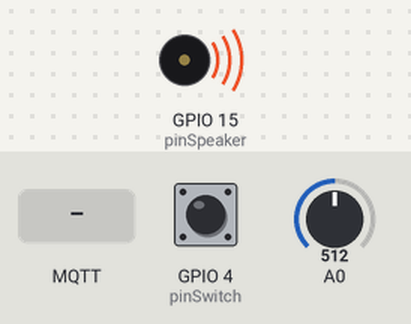
The sketch below on a simulated ESP8266 (NodeMCU). Parts: buzzer (waves = sounding). The test bench sets the inputs (shaded band); at power-on: GPIO 4 (pinSwitch) LOW, A0 = 512. WiFi joins after 1.5 s; servers stay silent unless stated; random numbers use the default seed unless the sketch sets one; no MQTT or app messages arrive unless stated; not simulated (calls return 0 or success): secret.h; names the files do not define were given values by the test bench: mqtt_port = 1883; what the sketch prints to the serial monitor is not drawn.

Above: at 2.7 s.
2.8 s: MQTT message "1" arrives on the first subscribed topic
At 4.26 s:
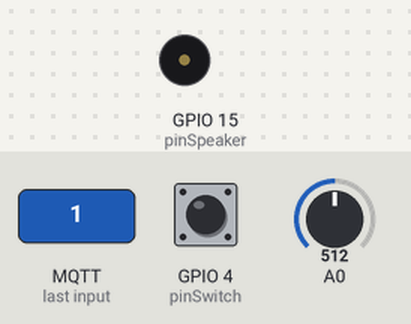
5.8 s: MQTT message "on" arrives on the first subscribed topic
8.8 s: MQTT message "off" arrives on the first subscribed topic
Timing chart, 0 to 17.8 s (numbered marks = the images above; inputs shaded):
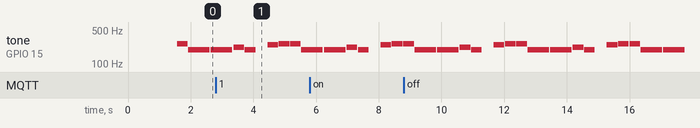

The sketch:

potentiomener_mqqt.ino
```cpp
#include <ESP8266WiFi.h>
#include <PubSubClient.h>
#include <ArduinoJson.h>
#include "secret.h"
#include "music.h"

# define DEBUG 0

WiFiClient espClient;
PubSubClient client(espClient);

const int pinKnob = 0;
const int pinSwitch = 4;
const int pinSpeaker = 15;

const int pinsVolumes[6] = {16, 5, 2, 14, 12, 13};

int calculateMqttVoltage(int input) {
return (input * 16);
}

short unsigned int onlineSwitch = 0;
short unsigned int onlineLevel = 0;
short unsigned int volume = 0;

void writeVolume(int volume) {
  int level = volume / 40;
  for (int i = 0; i < 6; i++) {
    if (level == 0 || level-1 < i) {
      pinMode(pinsVolumes[i], INPUT);
    }
    else {
      pinMode(pinsVolumes[i], OUTPUT);
      analogWrite(pinsVolumes[i], 255);
    }
  }
}

int getKnob() {
	return ((analogRead(pinKnob) / 4));
}

int getSwitch() {
	return (digitalRead(pinSwitch));
}

void setup() {
	Serial.begin(115200);

  for (int i = 0; i < 6; i++) {
    pinMode(pinsVolumes[i], OUTPUT);
  }

	setup_wifi();
	client.setServer(mqtt_server, mqtt_port);
	client.setCallback(callback);

}

void setup_wifi() {
	delay(10);
	// We start by connecting to a WiFi network
	Serial.println();
	Serial.print("Connecting to ");
	Serial.println(ssid);

	WiFi.begin(ssid, password);

	while (WiFi.status() != WL_CONNECTED) {
		delay(500);
		Serial.print(".");
	}

	Serial.println("");
	Serial.println("WiFi connected");
	Serial.println("IP address: ");
	Serial.println(WiFi.localIP());
}

void callback(char* topic, byte* payload, unsigned int length) {
	Serial.print("Message arrived [");
	Serial.print(topic);
	Serial.print("] ");
	for (int i = 0; i < length; i++) {
		Serial.print((char)payload[i]);
	}
	Serial.println();

	// deserialize json
	StaticJsonDocument<244> doc;
	deserializeJson(doc, payload, length);

	short unsigned int idx = doc["idx"];

	Serial.println(idx);
	if (idx == 7) {
		onlineLevel = (int)doc["svalue1"];
		onlineSwitch = (int)doc["nvalue"];
	}

	Serial.println(onlineLevel);
	Serial.println(onlineSwitch);
}

void reconnect() {
	// Loop until we're reconnected
	while (!client.connected()) {
		Serial.print("Attempting MQTT connection...");
		// Attempt to connect
		String clientId = "ESP32Client-";
		clientId += String(random(0xffff), HEX);
		if (client.connect(clientId.c_str(), mqttUser, mqttPassword)) {
			Serial.println("connected");
			// Subscribe
			client.subscribe("esp/out/7");
		} else {
			Serial.print("failed, rc=");
			Serial.print(client.state());
			Serial.println(" try again in 5 seconds");
			// Wait 5 seconds before retrying
			delay(5000);
		}
	}
}

int i = 0;

void loop() {
	static char buffer[70];
	if (!client.connected()) {
		reconnect();
	}
	sprintf(buffer,"{  \"idx\" : 6,  \"nvalue\" : %i,  \"svalue\" : \"%f\" }", getSwitch(), (float)(getKnob()%16));
	client.publish("domoticz/in", buffer);
	client.loop();

  if (getSwitch()) {
    volume = getKnob();
  }
  else {
    volume = calculateMqttVoltage(onlineLevel);
  }
  if (!onlineSwitch)
  {
    volume = 0;
  }
  Serial.print("volume: ");
  Serial.println(volume);
  Serial.print("switch: ");
  Serial.println(getSwitch());

  writeVolume(volume);

  if(playNoteByIndex(pinSpeaker, i) == 1) { //play teh music
    i = -1;                     //restart if end
  }
  i++;
}
```

music.h
```cpp
#include "pitches.h"

// notes in the song 'Mukkathe Penne'
// int melody[] = {
// NOTE_D4, NOTE_G4, NOTE_FS4, NOTE_A4,
// NOTE_G4, NOTE_C5, NOTE_AS4, NOTE_A4,
// NOTE_FS4, NOTE_G4, NOTE_A4, NOTE_FS4, NOTE_DS4, NOTE_D4,
// NOTE_C4, NOTE_D4,0,

// NOTE_D4, NOTE_G4, NOTE_FS4, NOTE_A4,
// NOTE_G4, NOTE_C5, NOTE_D5, NOTE_C5, NOTE_AS4, NOTE_C5, NOTE_AS4, NOTE_A4,      //29               //8
// NOTE_FS4, NOTE_G4, NOTE_A4, NOTE_FS4, NOTE_DS4, NOTE_D4,
// NOTE_C4, NOTE_D4,0,

// NOTE_D4, NOTE_FS4, NOTE_G4, NOTE_A4, NOTE_DS5, NOTE_D5,
// NOTE_C5, NOTE_AS4, NOTE_A4, NOTE_C5,
// NOTE_C4, NOTE_D4, NOTE_DS4, NOTE_FS4, NOTE_D5, NOTE_C5,
// NOTE_AS4, NOTE_A4, NOTE_C5, NOTE_AS4,             //58

// NOTE_D4, NOTE_FS4, NOTE_G4, NOTE_A4, NOTE_DS5, NOTE_D5,
// NOTE_C5, NOTE_D5, NOTE_C5, NOTE_AS4, NOTE_C5, NOTE_AS4, NOTE_A4, NOTE_C5, NOTE_G4,
// NOTE_A4, 0, NOTE_AS4, NOTE_A4, 0, NOTE_G4,
// NOTE_G4, NOTE_A4, NOTE_G4, NOTE_FS4, 0,

// NOTE_C4, NOTE_D4, NOTE_G4, NOTE_FS4, NOTE_DS4,
// NOTE_C4, NOTE_D4, 0,
// NOTE_C4, NOTE_D4, NOTE_G4, NOTE_FS4, NOTE_DS4,
// NOTE_C4, NOTE_D4, END

// };

// // note durations: 8 = quarter note, 4 = 8th note, etc.
// int noteDurations[] = {       //duration of the notes
// 8,4,8,4,
// 4,4,4,12,
// 4,4,4,4,4,4,
// 4,16,4,

// 8,4,8,4,
// 4,2,1,1,2,1,1,12,
// 4,4,4,4,4,4,
// 4,16,4,

// 4,4,4,4,4,4,
// 4,4,4,12,
// 4,4,4,4,4,4,
// 4,4,4,12,

// 4,4,4,4,4,4,
// 2,1,1,2,1,1,4,8,4,
// 2,6,4,2,6,4,
// 2,1,1,16,4,

// 4,8,4,4,4,
// 4,16,4,
// 4,8,4,4,4,
// 4,20,
// };


int melody[] = {
NOTE_C4, NOTE_G3,NOTE_G3, NOTE_A3, NOTE_G3,0, NOTE_B3, NOTE_C4, END};

// note durations: 4 = quarter note, 8 = eighth note, etc.:
int noteDurations[] = {
4, 8, 8, 4,4,4,4,4 };

int playNoteByIndex(int pin, int noteIndex) {
  if(melody[noteIndex] == -1) {
    return 1; //end of song
  }
  int noteDuration = 90*noteDurations[noteIndex];
  tone(pin, melody[noteIndex], noteDuration*.95);

  delay(noteDuration);

  noTone(3);
  return 0;
}
```

pinInspector.ino
```cpp

```

pitches.h
```cpp
#define NOTE_B0  31
#define NOTE_C1  33
#define NOTE_CS1 35
#define NOTE_D1  37
#define NOTE_DS1 39
#define NOTE_E1  41
#define NOTE_F1  44
#define NOTE_FS1 46
#define NOTE_G1  49
#define NOTE_GS1 52
#define NOTE_A1  55
#define NOTE_AS1 58
#define NOTE_B1  62
#define NOTE_C2  65
#define NOTE_CS2 69
#define NOTE_D2  73
#define NOTE_DS2 78
#define NOTE_E2  82
#define NOTE_F2  87
#define NOTE_FS2 93
#define NOTE_G2  98
#define NOTE_GS2 104
#define NOTE_A2  110
#define NOTE_AS2 117
#define NOTE_B2  123
#define NOTE_C3  131
#define NOTE_CS3 139
#define NOTE_D3  147
#define NOTE_DS3 156
#define NOTE_E3  165
#define NOTE_F3  175
#define NOTE_FS3 185
#define NOTE_G3  196
#define NOTE_GS3 208
#define NOTE_A3  220
#define NOTE_AS3 233
#define NOTE_B3  247
#define NOTE_C4  262
#define NOTE_CS4 277
#define NOTE_D4  294
#define NOTE_DS4 311
#define NOTE_E4  330
#define NOTE_F4  349
#define NOTE_FS4 370
#define NOTE_G4  392
#define NOTE_GS4 415
#define NOTE_A4  440
#define NOTE_AS4 466
#define NOTE_B4  494
#define NOTE_C5  523
#define NOTE_CS5 554
#define NOTE_D5  587
#define NOTE_DS5 622
#define NOTE_E5  659
#define NOTE_F5  698
#define NOTE_FS5 740
#define NOTE_G5  784
#define NOTE_GS5 831
#define NOTE_A5  880
#define NOTE_AS5 932
#define NOTE_B5  988
#define NOTE_C6  1047
#define NOTE_CS6 1109
#define NOTE_D6  1175
#define NOTE_DS6 1245
#define NOTE_E6  1319
#define NOTE_F6  1397
#define NOTE_FS6 1480
#define NOTE_G6  1568
#define NOTE_GS6 1661
#define NOTE_A6  1760
#define NOTE_AS6 1865
#define NOTE_B6  1976
#define NOTE_C7  2093
#define NOTE_CS7 2217
#define NOTE_D7  2349
#define NOTE_DS7 2489
#define NOTE_E7  2637
#define NOTE_F7  2794
#define NOTE_FS7 2960
#define NOTE_G7  3136
#define NOTE_GS7 3322
#define NOTE_A7  3520
#define NOTE_AS7 3729
#define NOTE_B7  3951
#define NOTE_C8  4186
#define NOTE_CS8 4435
#define NOTE_D8  4699
#define NOTE_DS8 4978
#define END -1
```

Measured:
- by itself, tone on GPIO 15 (pinSpeaker): repeats every 3.6 s: 2 × (196 Hz 0.68 s, silent 0.04 s), 220 Hz 0.34 s, silent 0.02 s, 196 Hz 0.34 s, silent 0.38 s, 247 Hz 0.34 s, 2 × (silent 0.02 s, 262 Hz 0.34 s), silent 0.02 s
